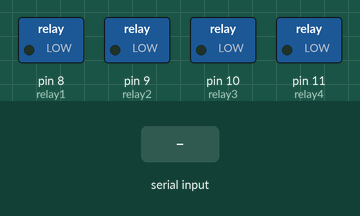
This sketch was run on a simulated Arduino Uno, built with avr-gcc and run on an emulated ATmega328P. Shown: switched loads named in the sketch (green lamp = pin HIGH). The inputs (shaded band) are chosen by the test bench.

Above: at 1.2 s.
1.3 s: "A" received over Serial
At 2.3 s:
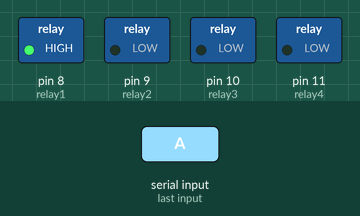
3.5 s: "C" received over Serial
At 5.0 s:
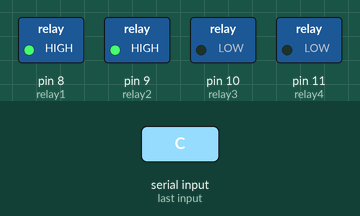
5.5 s: "B" received over Serial
At 6.5 s:
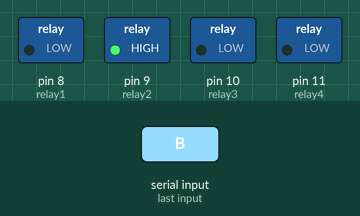
7.5 s: "D" received over Serial
At 9.2 s:
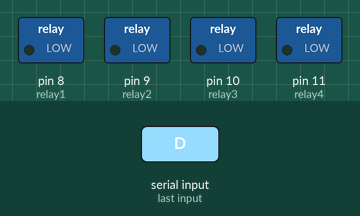
Timing chart, 0 to 10.5 s (numbered marks = the images above; inputs shaded):
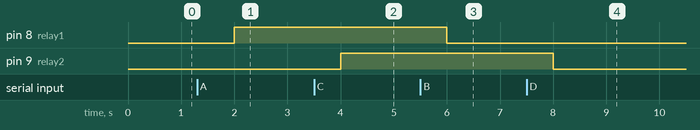

The sketch:

PC_Relay_Ctrl.ino
```cpp
#include <LiquidCrystal.h>
#include<SoftwareSerial.h>

#define relay1 8
#define relay2 9
#define relay3 10
#define relay4 11


char buff;

SoftwareSerial BT(3,2); // RX, TX


void setup() {
  // put your setup code here, to run once:
 Serial.begin(9600);
 BT.begin(9600);


  pinMode(relay1,OUTPUT);
  pinMode(relay2,OUTPUT);
  pinMode(relay3,OUTPUT);
  pinMode(relay4,OUTPUT);


  digitalWrite(relay1,LOW);
  digitalWrite(relay2,LOW);
  digitalWrite(relay3,LOW);
  digitalWrite(relay4,LOW);


 }

void loop() {

 if (Serial.available())
 {
    buff = Serial.read();
    //lcd.setCursor(0,1);
    if(buff=='A')
    {
    digitalWrite(relay1,HIGH);
    //Serial.println("A Received");
    //lcd.print("Relay 1 ON    ");
    }
    else if (buff=='B')
    {
    digitalWrite(relay1,LOW);
    //Serial.println("B Received");
   // lcd.print("Relay 1 OFF   ");
    }
    else if (buff=='C')
    {
    digitalWrite(relay2,HIGH);
   // Serial.println("C Received");
   // lcd.print("Relay 2 ON     ");
    }
    else if (buff=='D')
    {
    digitalWrite(relay2,LOW);
   // Serial.println("D Received");
   // lcd.print("Relay 2 OFF     ");
    }
   /* else if (buff=='E')
    {
    digitalWrite(relay3,HIGH);
    lcd.print("Relay 3 ON     ");
    }
    else if (buff=='F')
    {
    digitalWrite(relay3,LOW);
    lcd.print("Relay 3 OFF     ");
    }
    else if (buff=='G')
    {
    digitalWrite(relay4,HIGH);
    lcd.print("Relay 4 ON     ");
    }
    else if (buff=='H')
    {
    digitalWrite(relay4,LOW);
    lcd.print("Relay 4 OFF     ");
    }
    else if (buff=='I')
    {
    digitalWrite(relay1,HIGH);
    lcd.print("Relay 5 ON     ");
    }
    else if (buff=='J')
    {
    digitalWrite(relay1,LOW);
    lcd.print("Relay 5 OFF     ");
    }
    else if (buff=='K')
    {
    digitalWrite(relay6,HIGH);
    lcd.print("Relay 6 ON     ");
    }
    else if (buff=='L')
    {
    digitalWrite(relay6,LOW);
    lcd.print("Relay 6 OFF     ");
    }  */

 }
    delay(1000);

}
```

Measured:
- after the input at 1.3 s, pin 8 (relay1): LOW → HIGH after 0.70 s
- after the input at 3.5 s, pin 9 (relay2): LOW → HIGH after 0.50 s
- after the input at 5.5 s, pin 8 (relay1): HIGH → LOW after 0.50 s
- after the input at 7.5 s, pin 9 (relay2): HIGH → LOW after 0.50 s
